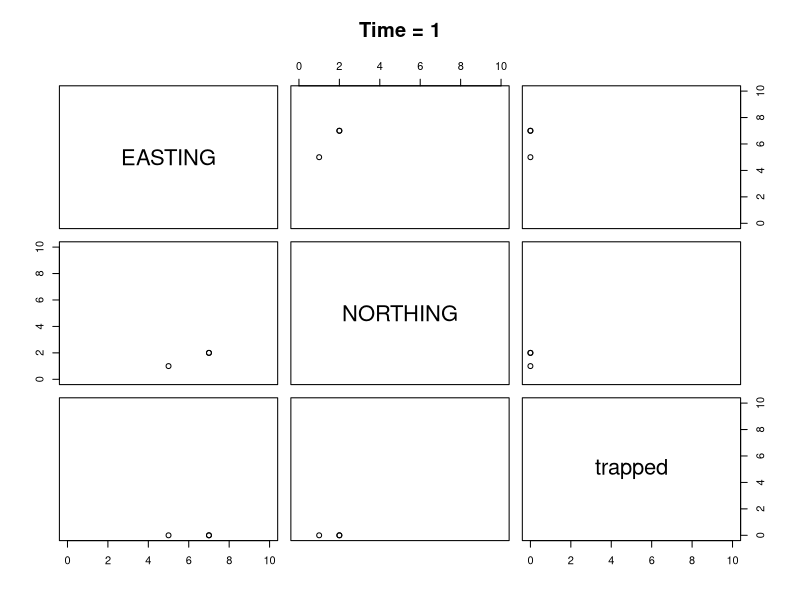
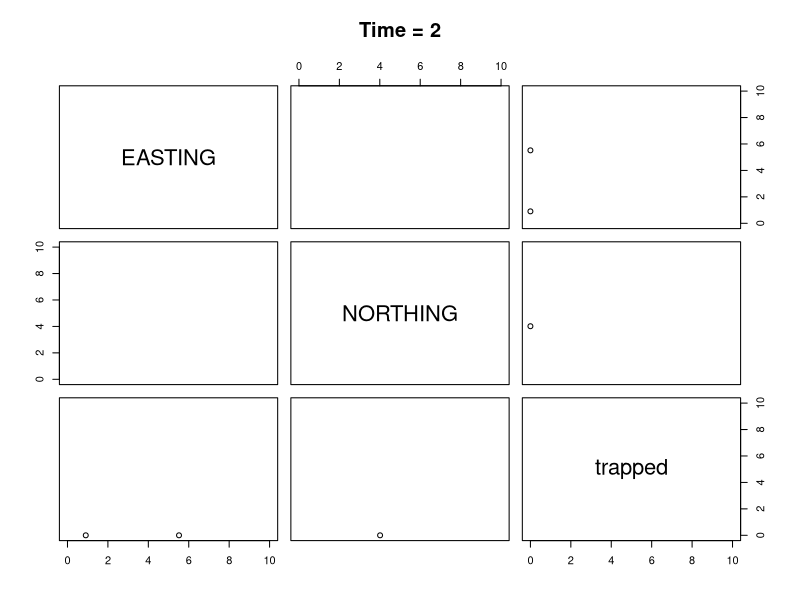
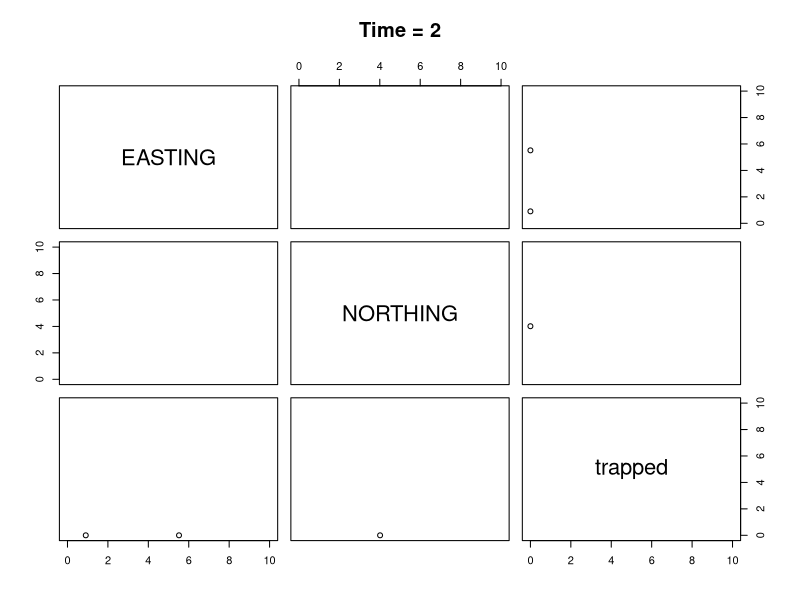
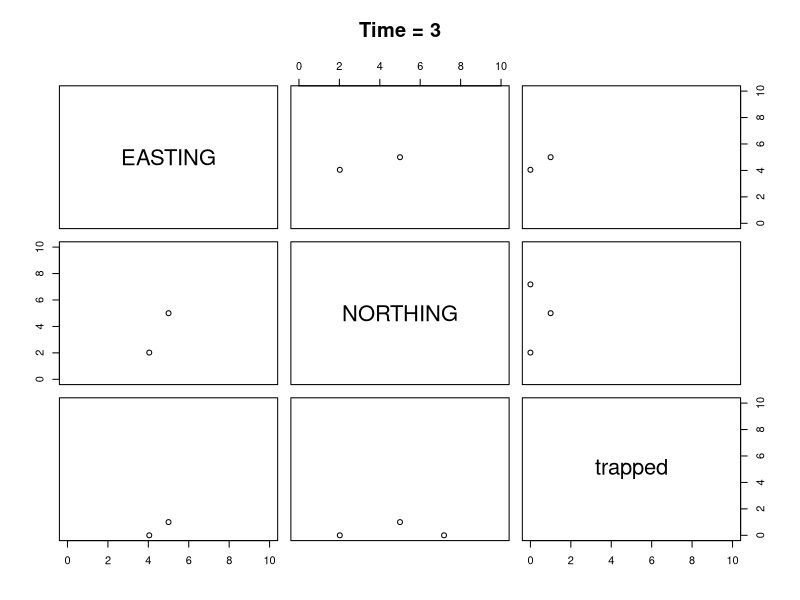
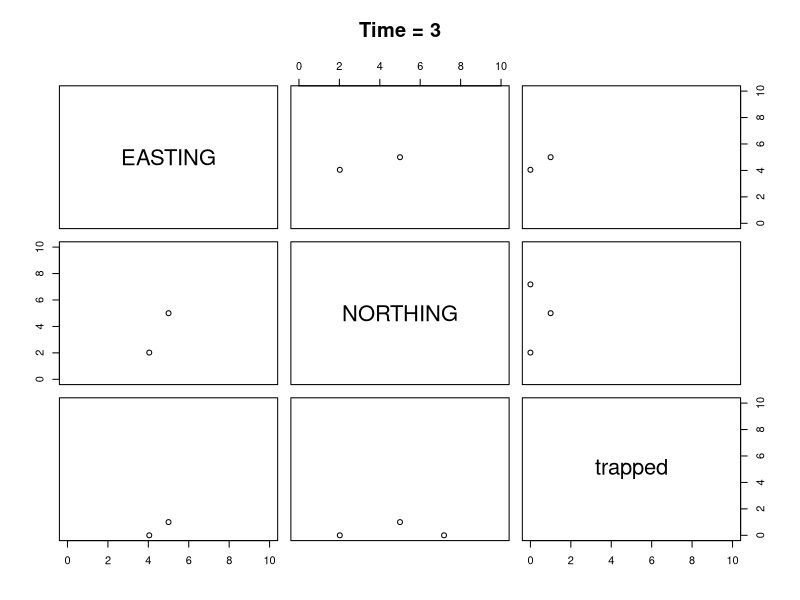
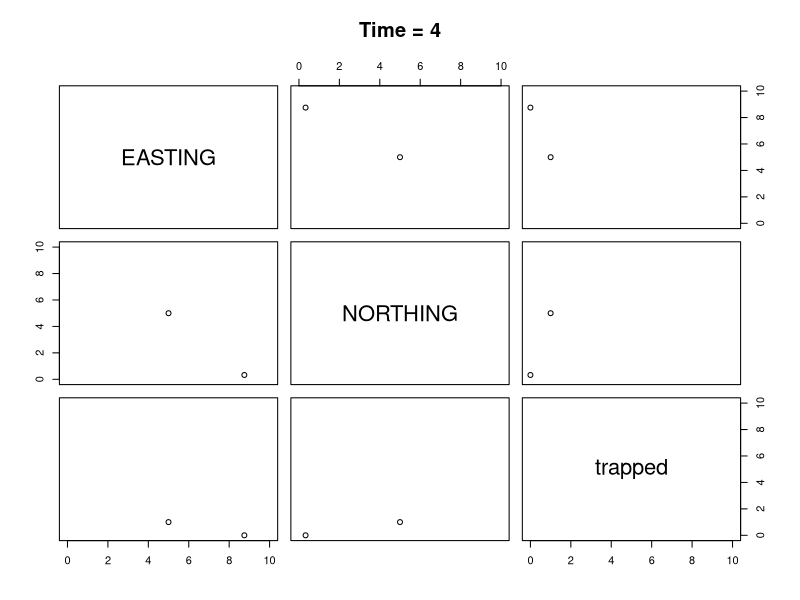
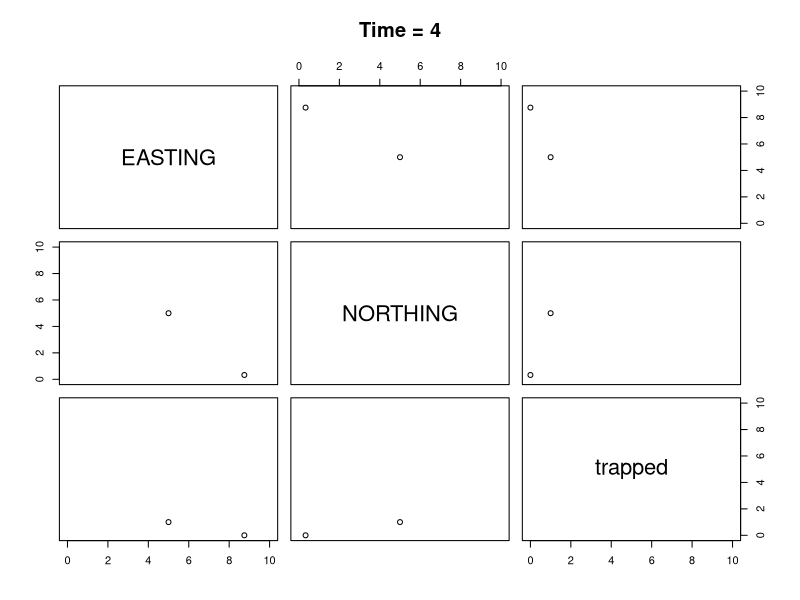
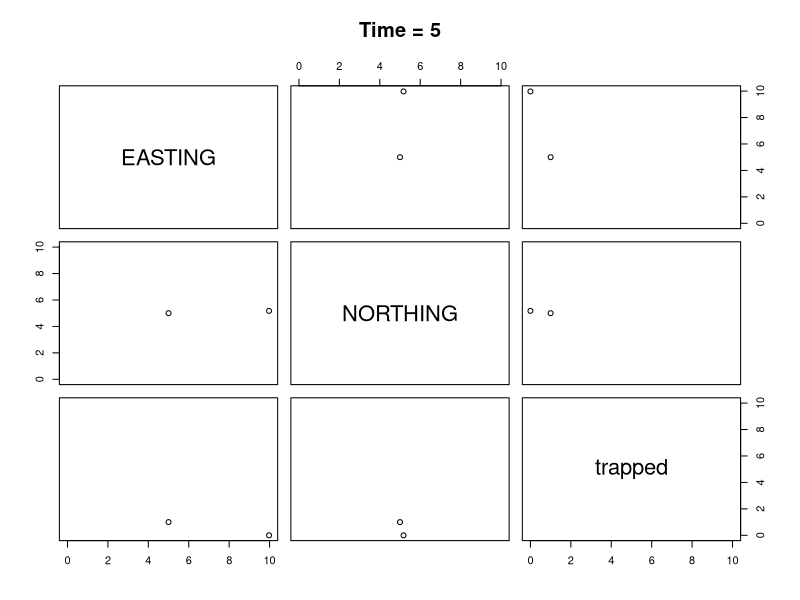

The R source for these figures, in order: (Note: this script raises an error after producing the figures.)
#updated Dec 2, 2020
library(raster)
library(ggplot2)
library(reshape2)
library(geosphere)

# A function to get the distance of each lobster from the trap
# By default the trap is at (5,5)
# The function needs the x and y coordinate of the lobster
# adding trap location makes it generic
distanceToTrapCalculator<- function(Lobster,trap = x(5,5)){
    xLobster = Lobster[1]
    yLobster = Lobster[2]
    xtrap = trap[1]
    ytrap = trap[2]
    distanceToTrap<- sqrt((xLobster - xtrap)^2 + (yLobster -ytrap)^2)
    return(distanceToTrap)
}

#when a lobster is outside the influence of bait, we need a function
#to randomly move the lobster for a fixed length = dStep 
# The function needs the current x and y coordinate of lobster + dStep (here 5)

randomMove<- function(xLobster, yLobster, dStep){
  
    randomAngle<- runif(n=1, min = 0, max=360) #selects a random angle of direction 
    xNew<- dStep * sin(randomAngle * pi / 180) + xLobster #moves dStep based on the angle
    yNew<- dStep * cos(randomAngle * pi / 180) + yLobster
    
    return( list(EASTING = xNew, NORTHING = yNew) )
}

# Another function is needed to  move the lobster for a fixed length = dStep toward the trap (+some randomness) 
#when it is within bait influence
# The function needs the current x and y coordinate of lobster + dStep + distance of the lobster from the bait 
#to determine if the condition for directionalMove is met
   
directionalMove<- function(xLobster, yLobster, dStep, distanceToTrap,
                           xtrap=5, ytrap=5,radius_of_influence=15,ZoI){

  thetaT = bearing(c(xLobster,yLobster),c(xtrap,ytrap))#calculates the angle to the trap
  
  # Calculating tethaR
    #ZoI is adjusted each time step for decay (shrinkage) of radius of influence (equation 3 in A)
    b = 1 + 0.9 * (distanceToTrap - ZoI) / radius_of_influence
    thetaR = -180:180
    P = 1/(180^b) * abs(thetaR) ^ b
    Prtheta_R = (1-P) / sum(1-P)
    theta_r = sample(thetaR,size = 1, prob=Prtheta_R)  
  
  
   tetha      <- thetaT + theta_r
  
  xNew   <- dStep * sin(tetha * pi / 180) + xLobster
  yNew   <- dStep * cos(tetha * pi / 180) + yLobster
  
  return( list(EASTING = xNew, NORTHING = yNew) )
  
}


#### initial coordinate of lobsters is simulated (written by Adam Cook)
rpoisD<-function (n, lambda,D=1) {
  if (D==1){
    rpois(n, lambda)
  }  else {
    sz = lambda^2/(D*lambda-lambda) #this puts the overdispersion in terms of lambda or the mean and gives you appropriate size for negbin
    rnbinom(n, size=sz, mu=lambda)
  }
}
#AMC need to make general if we have multiple traps, so need to id closest trap
distanceClosestTrap <- function(lob_loc, trap_loc){
      #trap_loc can be a matrix (n x 2)
      #lob_loc is an individual lobster
  ds = unlist(apply(trap_loc,1,distanceToTrapCalculator,lob_loc))
  dmin = which.min(ds)
  return(c(distance=ds[dmin], trapid =dmin))
}




#AMC 
catchability<- function(q0= 0.5,qmin=0, saturationThreshold=5, Ct=0 ){
   r = (log(0.01) - log(q0 - qmin))/- saturationThreshold
    qo = (q0-qmin) / exp(r*Ct) + qmin
   return(qo)
 }

#AMC Need to see if trap in path then lobster is caught
trapInPath = function(loc1, loc2, trap_loc,how_close=0.1){
  x = seq(loc1[1],loc2[1],length.out = 10)
  y = seq(loc1[2],loc2[2],length.out = 10)
  path = data.frame(EASTING=x, NORTHING=y)
  ds = unlist(apply(path,1,distanceToTrapCalculator,trap=trap_loc))
  if(any(ds<how_close)) {
    i= min(which(ds<how_close))
    path = c(path[i,1],path[i,2])
    trapped = 1
    } else {
     path = loc2
     trapped = 0
    }
  return(c(path, trapped))
}



# A function to get the coordinate at time t, update the coordinate, 
#and return the coordinate at time t + 1
updateGrid    = function(lobsterCoordinates,trapCoordinates, trapCatch, radius_of_influence=15, dstep = 5, currentZoI, how_close=0.1, q0=.5, qmin=0, saturationThreshold=5){
  
  # Takes the argument lobsterCoordinates as the x and y coordinates and updates it accordingly
  numberOfLobsters <- nrow(lobsterCoordinates)
  xNew <- vector(mode = 'numeric', length = numberOfLobsters)
  yNew <- vector(mode = 'numeric', length = numberOfLobsters)
  trappedLobster<- vector(mode = 'numeric', length = numberOfLobsters)

  # Loops over each lobster and update their coordinate accordingly
  for( lobsterIndex in 1:numberOfLobsters ){
    
    xOld <- lobsterCoordinates[lobsterIndex,1]
    yOld <- lobsterCoordinates[lobsterIndex,2]
    trapped <- lobsterCoordinates[lobsterIndex,3]
    print(trapped)
    if(trapped==1){
      #repeats trap loc for a trapped lobster
      xNew[lobsterIndex] = xOld
      yNew[lobsterIndex] = yOld
      trappedLobster[lobsterIndex] = trapped
      next()
    }
    #AMC this needs to be made generic so that it is distance to closest trap
   # distanceToTrap <- distanceToTrapCalculator(Lobster = c(xOld, yOld),trap=c(xTrap, yTrap))
    distanceToTrap = distanceClosestTrap(lob_loc = c(xOld,yOld), trap_loc = trapCoordinates[,c(1,2)] )

    if( distanceToTrap[1] > radius_of_influence){
      temp <- randomMove(xLobster = xOld , yLobster = yOld , dStep = dstep)
      xNew[lobsterIndex] <- temp$EASTING
      yNew[lobsterIndex] <- temp$NORTHING
      trappedLobster[lobsterIndex] = 0
    }else{
      temp <- directionalMove(xLobster = xOld , yLobster = yOld , distanceToTrap = distanceToTrap[1], radius_of_influence = radius_of_influence, dStep = dstep, ZoI = currentZoI)
      xNew[lobsterIndex] <- temp$EASTING
      yNew[lobsterIndex] <- temp$NORTHING
    
      #AMC now need to check if trap is within path of lobster to be caught, i.e. does the lobster actually interact with the trap along its path from p1 to p2
      trappedQ = trapInPath(loc1 = c(xOld,yOld), loc2 = c(xNew,yNew), trap_loc = trapCoordinates[distanceToTrap[2],],how_close=how_close)
      if(trappedQ[3]==1) {
        
        #this means the lobster is close enough to be trapped and we need to apply the catchability criteria
        #But we need to know how many lobsters in the trap at this time using the trapCatch vector (which should be indexed the same as the trapCoordinates)
        #catchability returns a prob or being caught in the trap given the current catch  
          pC = catchability(q0= q0,qmin=qmin, saturationThreshold=saturationThreshold, Ct=trapCatch[distanceToTrap[2]] )
          caught = rbinom(n=1,size=1,prob=pC)
          if(caught==1){
            trapCatch[distanceToTrap[2]] =trapCatch[distanceToTrap[2]]+1
            xNew[lobsterIndex] <- trapCoordinates[distanceToTrap[2],1] 
            yNew[lobsterIndex] <- trapCoordinates[distanceToTrap[2],2] 
            trappedLobster[lobsterIndex] = 1
            }
          } 
        }
      }

  
  
  updatedGrid <- data.frame(EASTING = xNew, NORTHING = yNew, trapped = trappedLobster)
  return(list(updatedGrid, trapCatch))
  
}

#density per grid 100 grids
# each element in the vector represents the starting value in each grid
initialGrid = rpoisD(n=100,lambda=.1, D = 3)
LobsterStart = data.frame(EASTING = rep(1:10,times=10), NORTHING = rep(1:10,each=10), Lobs = initialGrid)

LobsterStart <- subset(LobsterStart,Lobs>0)
replicateCoordinates <- function(d){ rep(d[1:2], d[3]) } #replicates coordinates for grids with more than 1 lobster
tt <- unlist( apply(X = LobsterStart, MARGIN = 1, FUN = replicateCoordinates) )
tt<- matrix(tt, ncol = 2, byrow = TRUE)
colnames(tt)<- c("EASTING","NORTHING")
initialxyCoordinate  = as.data.frame(tt)
initialxyCoordinate$trapped = 0 # this will update as a lobster gets caught and we don't need to update movements
coordinatesOverTime <- list()
coordinatesOverTime[[1]] <- initialxyCoordinate 
currentZoI<- 1
s =  0.993
ntraps = 1
trapCoordinates = data.frame(EASTING=5,NORTHING=5)
trapCatch = list()
trapCatch[[1]] = rep(0,length=ntraps)

for(t in 2:100){
  if(t>2) currentZoI<- currentZoI * s
  ko = updateGrid( lobsterCoordinates = coordinatesOverTime[[t-1]], trapCoordinates=trapCoordinates, trapCatch=trapCatch[[t-1]], currentZoI = currentZoI,saturationThreshold=5,how_close=1,dstep=5)
  coordinatesOverTime[[t]] <- ko[[1]]
  trapCatch[[t]] <- ko[[2]]
  par( mfrow=c(1,2) ) # create a plot with 1 row and 2 columns to show plots side by side
  plot( coordinatesOverTime[[t-1]], xlim = c(0,10), ylim = c(0,10), main = paste0('Time = ', t-1) )
  points(x = 5, y = 5, col = 'red')
  plot( coordinatesOverTime[[t]],   xlim = c(0,10), ylim = c(0,10), main = paste0('Time = ', t) )
  points(x = 5, y = 5, col = 'red')
  
}

#lobsters
outmove = do.call(rbind,coordinatesOverTime)
outmove$T = rep(0:99, each=nrow(tt))
outmove$I = rep(1:nrow(tt), times=100)

#traps
outtraps = as.data.frame(do.call(rbind, trapCatch))
outtraps$trapno = rep(ntraps,times=100) #if >1 trap this needs to be 1:ntraps

with(subset(outtraps, trapno==1),plot(1:100, V1, type='l',ylab='Catch', xlab='Time'))

#One lobster
  par( mfrow=c(2,2) ) # create a plot with 1 row and 2 columns to show plots side by side

with(subset(outmove, I==1),plot(EASTING, NORTHING, type='l'))
points(trapCoordinates, pch=16, col='red')
with(subset(outmove, I==1), text(x=EASTING[c(1,100)], y=NORTHING[c(1,100)], c('Start','End')))


with(subset(outmove, I==3),plot(EASTING, NORTHING, type='l'))
points(trapCoordinates, pch=16, col='red')
with(subset(outmove, I==3), text(x=EASTING[c(1,100)], y=NORTHING[c(1,100)], c('Start','End')))

with(subset(outmove, I==5),plot(EASTING, NORTHING, type='l'))
points(trapCoordinates, pch=16, col='red')
with(subset(outmove, I==5), text(x=EASTING[c(1,100)], y=NORTHING[c(1,100)], c('Start','End')))

with(subset(outmove, I==7),plot(EASTING, NORTHING, type='l'))
points(trapCoordinates, pch=16, col='red')
with(subset(outmove, I==7), text(x=EASTING[c(1,100)], y=NORTHING[c(1,100)], c('Start','End')))
